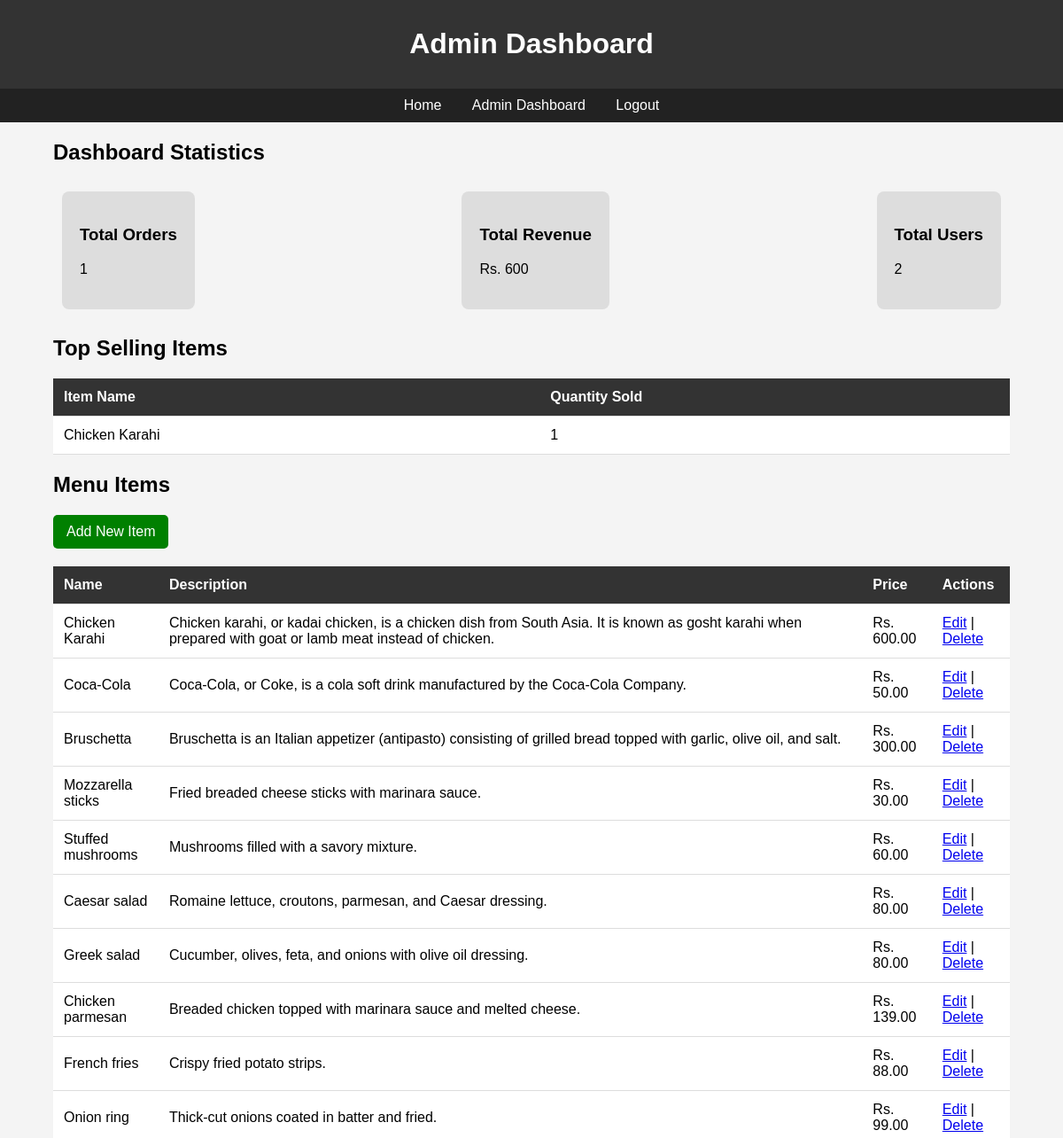
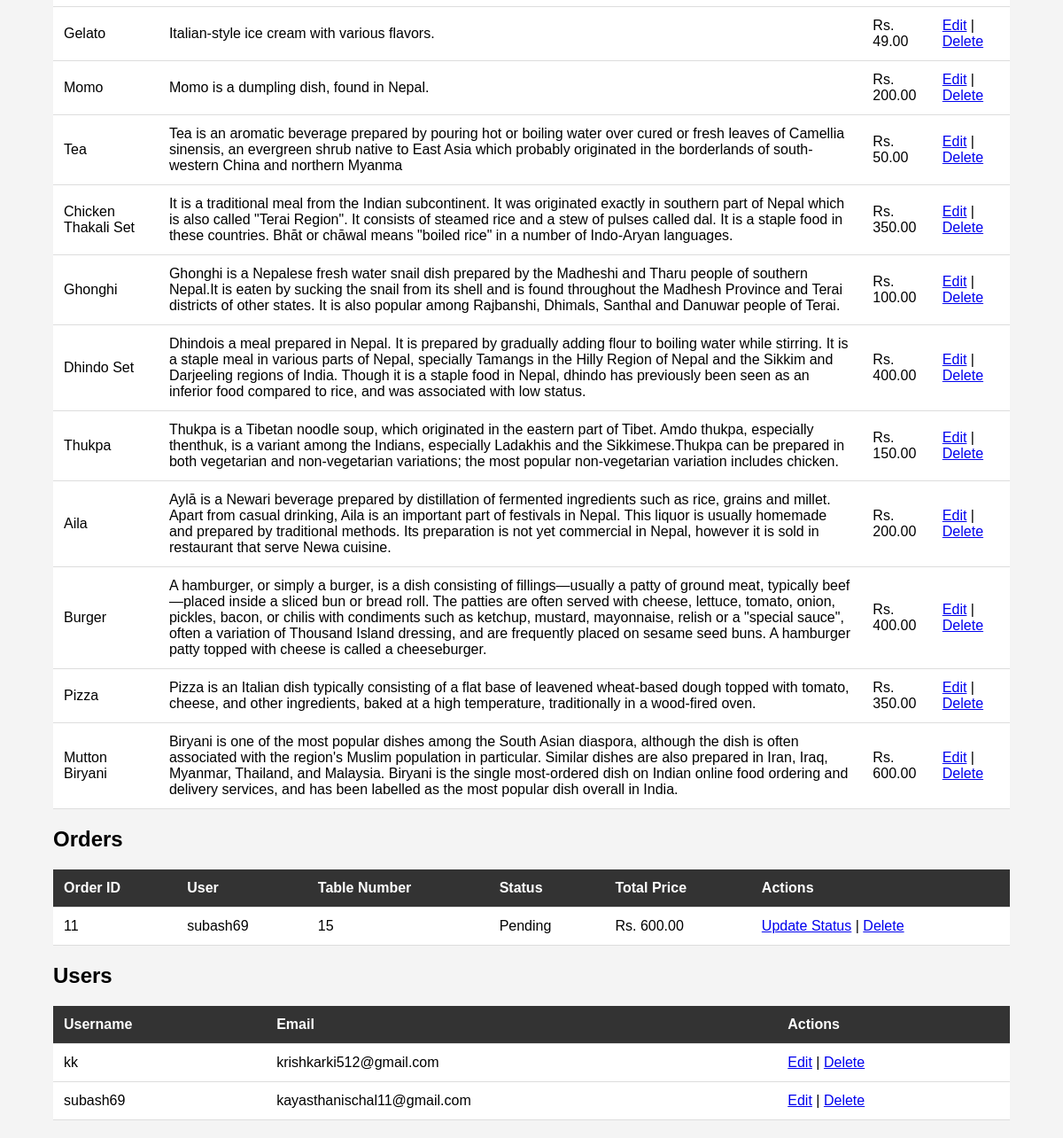
The app's page /admin_dashboard/ (signed in), older data (2 pictures, top to bottom).
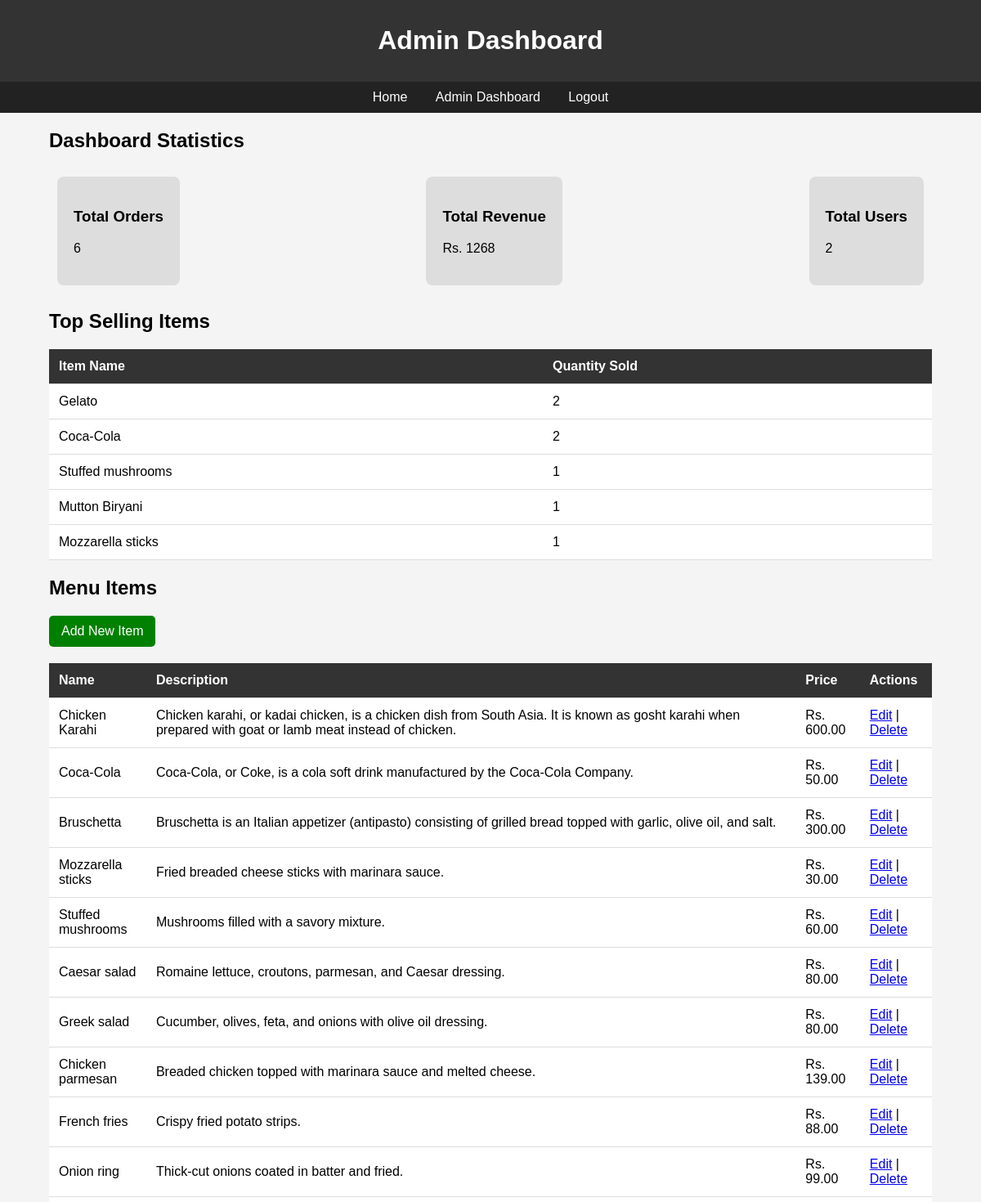
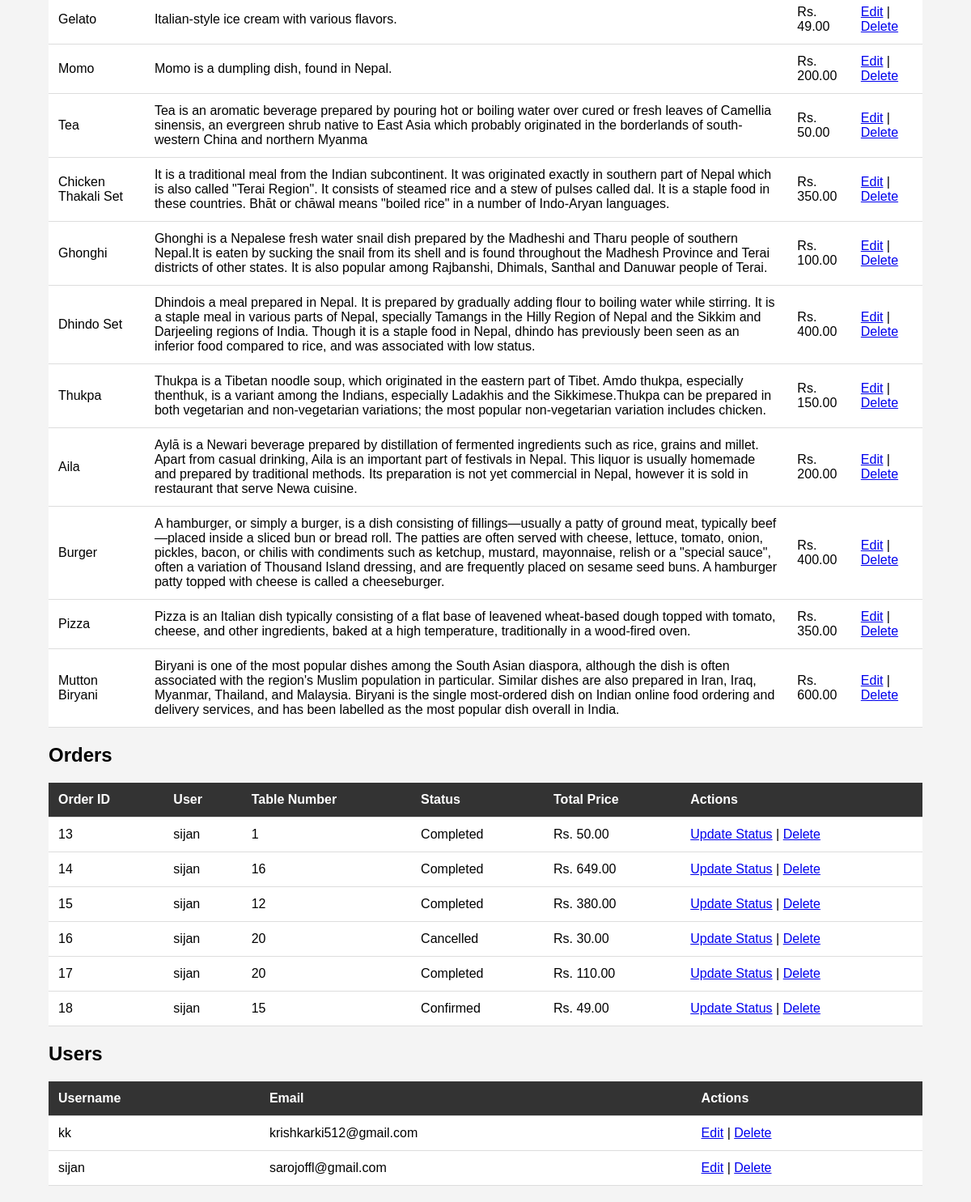
The same page, newer data (2 pictures, top to bottom).
### menu/models.py (models this page shows, shortened)
class MenuItem(models.Model):
    name = models.CharField(max_length=255)
    description = models.TextField()
    price = models.DecimalField(max_digits=6, decimal_places=2)
    image_url = models.CharField(max_length=500)
    is_hot_deal = models.BooleanField(default=False)

class Order(models.Model):
    STATUS_CHOICES = [
        ('Pending', 'Pending'),
        ('Confirmed', 'Confirmed'),
        ('Completed', 'Completed'),
        ('Cancelled', 'Cancelled'),
    ]
    PAYMENT_STATUS_CHOICES = [
        ('Pending', 'Pending'),
        ('Paid', 'Paid'),
        ('Failed', 'Failed'),
    ]
    user = models.ForeignKey(User, on_delete=models.CASCADE)
    table_number = models.PositiveIntegerField(null=True, blank=True)
    total_price = models.DecimalField(max_digits=10, decimal_places=2)
    status = models.CharField(max_length=50, choices=STATUS_CHOICES, default='Pending')
    payment_status = models.CharField(max_length=20, choices=PAYMENT_STATUS_CHOICES, default='Pending')
    created_at = models.DateTimeField(auto_now_add=True)

class User(AbstractUser):
    email_confirmed = models.BooleanField(default=False)
    otp = models.CharField(max_length=6, null=True, blank=True)
    otp_expiration = models.DateTimeField(null=True, blank=True)
    phone_number = models.CharField(max_length=15, null=True, blank=True)

### menu/admin_views.py (the view)
# urls.py: path('admin_dashboard/', admin_views.admin_dashboard, name='admin_dashboard'),
@login_required
@user_passes_test(is_admin)
def admin_dashboard(request):
    menu_items = MenuItem.objects.all()
    orders = Order.objects.all()
    users = User.objects.all()
    total_orders = orders.count()
    total_revenue = orders.aggregate(Sum('total_price'))['total_price__sum'] or 0
    total_users = users.count()
    top_items = (
        OrderItem.objects.values('menu_item__name')
        .annotate(total_sold=Sum('quantity'))
        .order_by('-total_sold')[:5]
    )
    return render(request, 'admin_dashboard.html', {
        'menu_items': menu_items,
        'orders': orders,
        'users': users,
        'total_orders': total_orders,
        'total_revenue': total_revenue,
        'total_users': total_users,
        'top_items': top_items,
    })

### menu/admin_views.py (called while the page is built)
def is_admin(user):
    return user.is_superuser

### menu/templates/admin_dashboard.html (shortened to what this page needs)
<!DOCTYPE html>
<html lang="en">
<head>
</head>
<body>
<header>
    <h1>Admin Dashboard</h1>
</header>
<nav>
    <a href="/">Home</a>
    <a href="{% url 'admin_dashboard' %}">Admin Dashboard</a>
    {% if user.is_authenticated %}
    <a href="{% url 'logout' %}" class="btn">Logout</a>
    {% else %}
    <a href="{% url 'login_register' %}" class="btn">Sign In</a>
    {% endif %}
</nav>
<div class="container">
    <h2>Dashboard Statistics</h2>
    <div style="display: flex; justify-content: space-between; padding: 10px;">
        <div style="background: #ddd; padding: 20px; border-radius: 8px;">
            <h3>Total Orders</h3>
            <p>{{ total_orders }}</p>
        </div>
        <div style="background: #ddd; padding: 20px; border-radius: 8px;">
            <h3>Total Revenue</h3>
            <p>Rs. {{ total_revenue }}</p>
        </div>
        <div style="background: #ddd; padding: 20px; border-radius: 8px;">
            <h3>Total Users</h3>
            <p>{{ total_users }}</p>
        </div>
    </div>
    <h2>Top Selling Items</h2>
    <table>
        <tr>
            <th>Item Name</th>
            <th>Quantity Sold</th>
        </tr>
        {% for item in top_items %}
        <tr>
            <td>{{ item.menu_item__name }}</td>
            <td>{{ item.total_sold }}</td>
        </tr>
        {% empty %}
        <tr>
            <td colspan="2">No sales yet</td>
        </tr>
        {% endfor %}
    </table>
    <h2>Menu Items</h2>
    <a href="{% url 'add_menu_item' %}" style="display: inline-block; padding: 10px 15px; background-color: green; color: white; text-decoration: none; border-radius: 5px;">Add New Item</a>
    <table>
        <tr>
            <th>Name</th>
            <th>Description</th>
            <th>Price</th>
            <th>Actions</th>
        </tr>
        {% for item in menu_items %}
        <tr>
            <td>{{ item.name }}</td>
            <td>{{ item.description }}</td>
            <td>Rs. {{ item.price }}</td>
            <td>
                <a href="{% url 'edit_menu_item' item.id %}">Edit</a> |
                <a href="{% url 'delete_menu_item' item.id %}">Delete</a>
            </td>
        </tr>
        {% endfor %}
    </table>
    <h2>Orders</h2>
<table>
    <tr>
        <th>Order ID</th>
        <th>User</th>
        <th>Table Number</th>
        <th>Status</th>
        <th>Total Price</th>
        <th>Actions</th>
    </tr>
    {% for order in orders %}
    <tr>
        <td>{{ order.id }}</td>
        <td>{{ order.user.username }}</td>
        <td>{{ order.table_number }}</td>
        <td>{{ order.status }}</td>
        <td>Rs. {{ order.total_price }}</td>
        <td>
            <a href="{% url 'update_order_status' order.id %}">Update Status</a> |
            <a href="{% url 'delete_order' order.id %}">Delete</a>
        </td>
    </tr>
    {% endfor %}
</table>
    <h2>Users</h2>
    <table>
        <tr>
            <th>Username</th>
            <th>Email</th>
            <th>Actions</th>
        </tr>
        {% for user in users %}
        <tr>
            <td>{{ user.username }}</td>
            <td>{{ user.email }}</td>
            <td>
                <a href="{% url 'edit_user' user.id %}">Edit</a> |
                <a href="{% url 'delete_user' user.id %}">Delete</a>
            </td>
        </tr>
        {% endfor %}
    </table>
</div>
</body>
</html>

### menu/templates/admin_dashboard.html (style rules this page uses)
body { font-family: Arial, sans-serif; margin: 0; padding: 0; background-color: #f4f4f4; }
header { background-color: #333; color: white; padding: 10px 20px; text-align: center; }
nav { background-color: #222; padding: 10px; text-align: center; }
nav a { color: white; margin: 0 15px; text-decoration: none; }
table { width: 100%; border-collapse: collapse; margin: 20px 0; background-color: white; }
table th, table td { padding: 12px; text-align: left; border-bottom: 1px solid #ddd; }
table th { background-color: #333; color: white; }
.container { width: 90%; margin: 0 auto; }

Row changes from the older to the newer data that the page shows:
removed Order: id "11", user.username "subash69", table_number "15", status "Pending", total_price "600.00"
removed User: username "subash69", email "kayasthanischal11@gmail.com"
added Order: id "13", user.username "sijan", table_number "1", status "Completed", total_price "50.00"
added Order: id "14", user.username "sijan", table_number "16", status "Completed", total_price "649.00"
added Order: id "15", user.username "sijan", table_number "12", status "Completed", total_price "380.00"
added Order: id "16", user.username "sijan", table_number "20", status "Cancelled", total_price "30.00"
added Order: id "17", user.username "sijan", table_number "20", status "Completed", total_price "110.00"
added Order: id "18", user.username "sijan", table_number "15", status "Confirmed", total_price "49.00"
added User: username "sijan", email "sarojoffl@gmail.com"
Text that changed along with them:
{{ total_orders }}: "1" → "6"
{{ total_revenue }}: "600" → "1268"
new list line: "Gelato 2"
new list line: "Coca-Cola 2"
new list line: "Stuffed mushrooms 1"
new list line: "Mutton Biryani 1"
new list line: "Mozzarella sticks 1"
list line gone: "Chicken Karahi 1"
